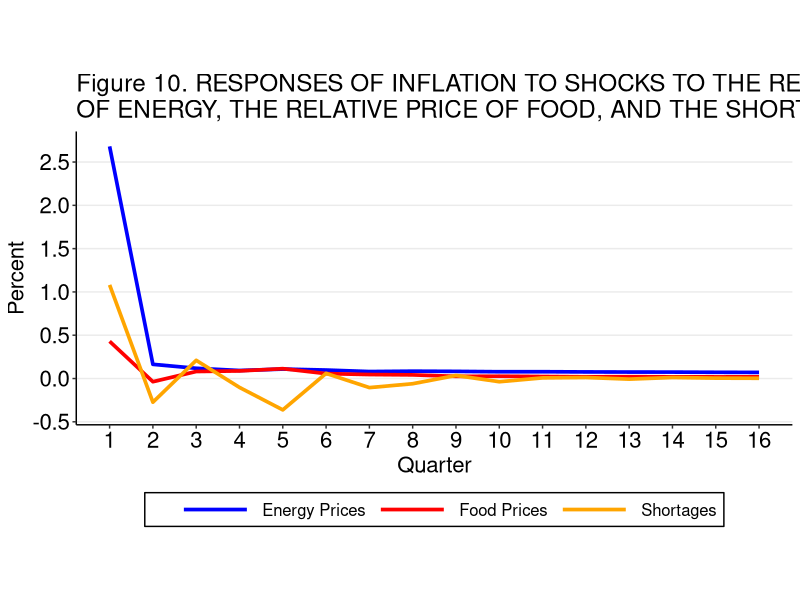
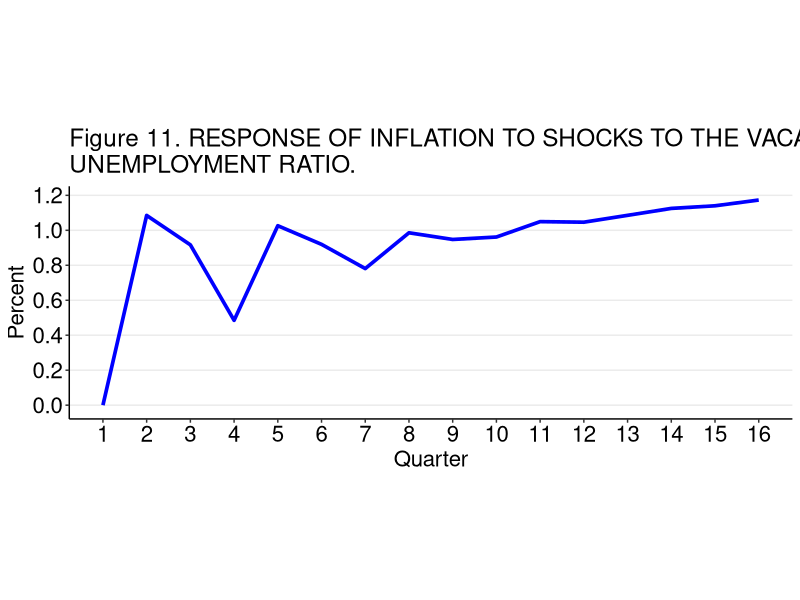

These charts were generated, in order, by the following R code:
# The following file generates plots of the IRFs in Bernanke Blanchard.  

# Import packages
library(tidyverse)
library(magrittr)
library(ggplot2)
library(zoo)
library(tseries)
library(readxl)
library(grid)
library(lubridate)
library(reshape2)

# Change WD
setwd("../Replication Package/Code and Data/(3) Core Results/IRFs/Output Data/")

# Plot IRFs
irf_energy <- read_excel("results_energy.xls")
irf_food <- read_excel("results_food.xls")
irf_shortage <- read_excel("results_shortage.xls")
irf_vu <- read_excel("results_vu.xls")

irf_data <- bind_cols(irf_energy$period, irf_energy$gcpi_simul, irf_food$gcpi_simul, irf_shortage$gcpi_simul)

irf_data %<>%
  rename(
    period = "...1", 
    energy = "...2",
    food = "...3", 
    shortage = "...4"
  ) %<>%
  filter(
    period >= 5 & period <= 20
  )

rm(irf_energy, irf_food, irf_shortage)

# Figure 10
plot1 <- ggplot(data = irf_data) +
  labs(title = "Figure 10. RESPONSES OF INFLATION TO SHOCKS TO THE RELATIVE PRICE \nOF ENERGY, THE RELATIVE PRICE OF FOOD, AND THE SHORTAGE INDEX", x = "Quarter", y = "Percent") + 
  geom_line(mapping = aes(x = 1:nrow(irf_data), y = energy, color = "Energy Prices"), linewidth = 1.25) +
  geom_line(mapping = aes(x = 1:nrow(irf_data), y = food, color = "Food Prices"), linewidth = 1.25) +
  geom_line(mapping = aes(x = 1:nrow(irf_data), y = shortage, color = "Shortages"), linewidth = 1.25) +
  scale_colour_manual("", 
                      breaks = c("Energy Prices", "Food Prices", "Shortages"),
                      values = c("blue", "red", "orange")) +
  theme_bw() + theme(legend.position = "bottom",
                     # legend.key.size = unit(3, 'cm'), #change legend key size
                     legend.key.height = unit(.47, 'cm'), #change legend key height
                     legend.key.width = unit(2, 'cm'), #change legend key width
                     legend.text = element_text(size=12), # change legend key font size
                     legend.background = element_rect(colour = 'black', fill = 'white', linetype='solid'),
                     legend.title = element_text(angle = 90, hjust = .5, vjust = 0.5),
                     plot.title = element_text(size=17.5),
                     panel.grid.major.x = element_blank(),
                     panel.grid.minor.x = element_blank(),
                     panel.grid.minor.y = element_blank(),
                     axis.line = element_line("black"),
                     axis.title.x = element_text(size = 16),
                     axis.title.y = element_text(size = 16),
                     axis.text.x = element_text(size=16, color = "black"),
                     axis.text.y = element_text(size=16, color = "black"),
                     panel.border = element_blank(), 
                     plot.caption = element_text(hjust = 0),
  ) + coord_fixed(ratio = 2) +
  scale_x_continuous(expand = c(.05, .02), breaks = seq(from = 1, to = 16, by = 1)) +
  scale_y_continuous(expand = c(.05, .02), breaks = seq(from = -.5, to = 2.5, by = .5))

ggsave(plot1)
# Figure 11
irf_vu %<>%
  filter(
    period >= 5 & period <= 20
  )

plot2 <- ggplot(data = irf_vu) +
  labs(title = "Figure 11. RESPONSE OF INFLATION TO SHOCKS TO THE VACANCY TO\nUNEMPLOYMENT RATIO.", x = "Quarter", y = "Percent") + 
  geom_line(mapping = aes(x = 1:nrow(irf_vu), y = gcpi_simul, color = "VU"), linewidth = 1.25) +
  scale_colour_manual("", 
                      breaks = c("VU"),
                      values = c("blue")) +
  theme_bw() + theme(plot.title = element_text(size=17.5),
                     panel.grid.major.x = element_blank(),
                     panel.grid.minor.x = element_blank(),
                     panel.grid.minor.y = element_blank(),
                     axis.line = element_line("black"),
                     axis.title.x = element_text(size = 16),
                     axis.title.y = element_text(size = 16),
                     axis.text.x = element_text(size=16, color = "black"),
                     axis.text.y = element_text(size=16, color = "black"),
                     panel.border = element_blank(), 
                     plot.caption = element_text(hjust = 0),
                     legend.position="none"
  ) + coord_fixed(ratio = 4) +
  scale_x_continuous(expand = c(.05, .02), breaks = seq(from = 1, to = 16, by = 1)) +
  scale_y_continuous(expand = c(.05, .02), breaks = seq(from = 0.0, to = 2.0, by = .2))

ggsave(plot2)

rm(irf_data, irf_vu)
